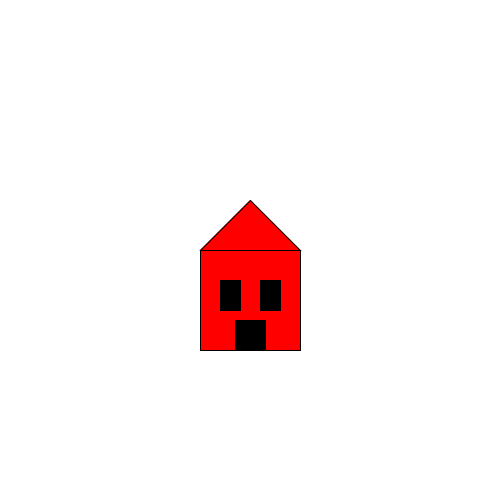
Frame 1 (no input)
Frame 60 (the mouse pressed at the canvas centre just before this capture): identical to frame 1, image omitted
Frame 120 (the mouse held since frame 60 and released just before this capture): identical to frame 1, image omitted

The Processing sketch that drew this single still picture (run headless with seeded random() and noise(); from frame 60 on, the mouse is pressed at the canvas centre):

// Processing sketch: rumahsederhana
// ── rumahsederhana.pde
void setup(){
size(500, 500);
}

void draw(){
background(255);
stroke(0);
fill(255, 0, 0);
rect(200,250,100,100);
triangle(200, 250, 250, 200, 300, 250);
fill(0);
rect(220, 280, 20, 30); 
rect(260, 280, 20, 30); 
rect(235, 320, 30, 30);
}
